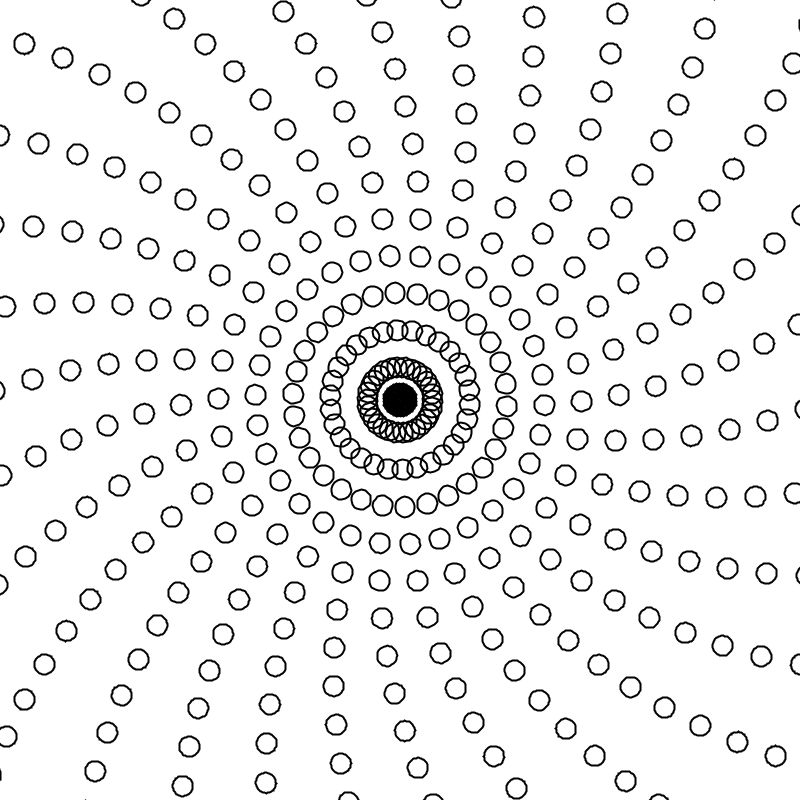
Frame 1 (no input)
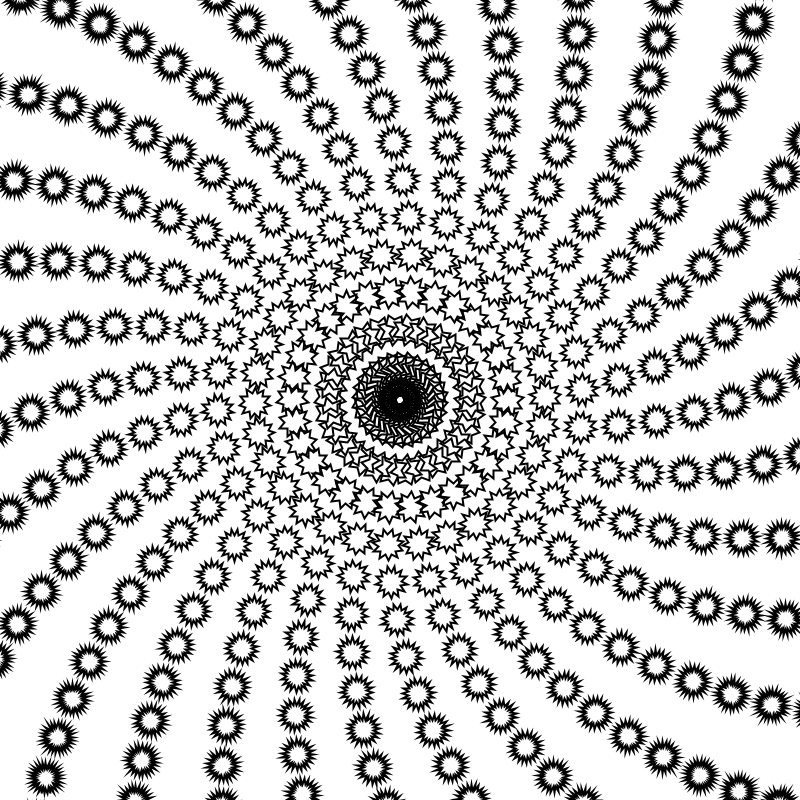
Frame 60 (the mouse pressed at the canvas centre just before this capture)
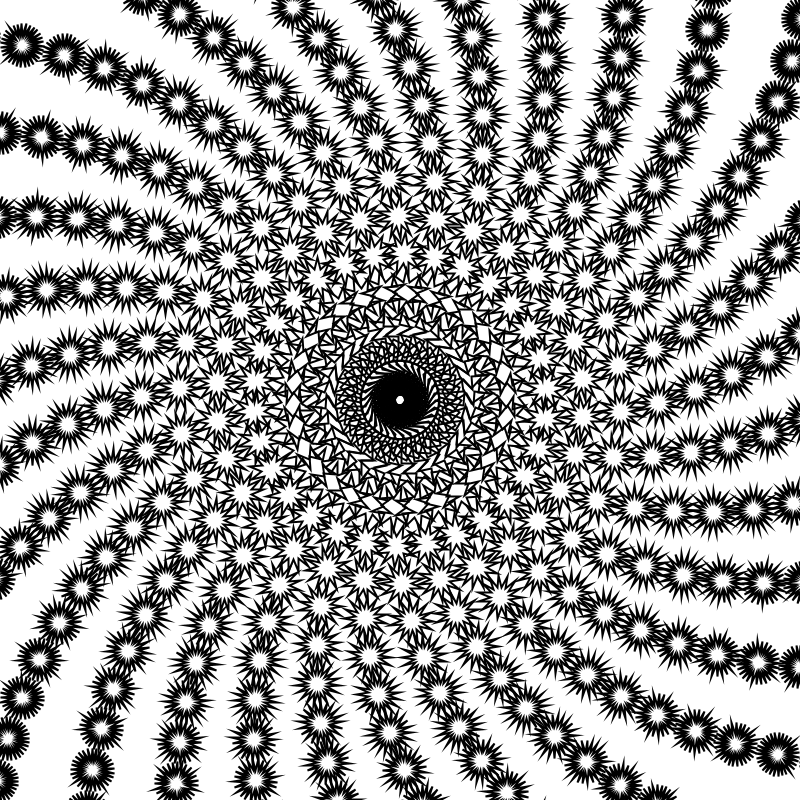
Frame 120 (the mouse held since frame 60 and released just before this capture)

The Processing sketch that drew these frames (run headless with seeded random() and noise(); from frame 60 on, the mouse is pressed at the canvas centre):

// Processing sketch: mandalaTest
// ── mandalaTest.pde
int numLayers = 6;
int shapesPerLayer = 12;
float maxRadius, angleOffset, time;
int spikeDir = 1;
float shapeSpike = 1.0;
float spikeSpeed = 0.01;
float radius = 10;
float offSet = 180;
float colVal;
int val = 5;

void setup() {
  size(800, 800);
  maxRadius = width * 0.4;
  angleOffset = PI / 180;
  colorMode(HSB);
  noFill();
  strokeWeight(2);
}

void draw() {
  background(255);
  translate(width / 2, height / 2);
  numLayers = 16;
  shapesPerLayer = 30;
  maxRadius = width * 0.7;
  angleOffset = PI / offSet; //180
  offSet += 0.1;
  radius = 10;
  //time = 0;
  spikeSpeed = 0.01;
  colVal += 1;
  shapeSpike += spikeSpeed*spikeDir;
  if(shapeSpike > 3 || shapeSpike < -2) spikeDir *= -1;
  for (int layer = 0; layer < numLayers; layer++) {
    float layerRadius = map(layer, 0, numLayers - 1, 0, maxRadius);
    float speedFactor = sin(time * 0.004 + layer * 0.2) * 0.01;
    float baseRotation = time * 0.01 + layer * angleOffset * 10;

    for (int i = 0; i < shapesPerLayer; i++) {
      float angle = TWO_PI / shapesPerLayer * i + baseRotation;
      float x = layerRadius * cos(angle);
      float y = layerRadius * sin(angle);
      pushMatrix();
      translate(x, y);
      rotate(angle + time * speedFactor);
      drawShape(layer * 2 + 3);
      popMatrix();
    }
  }
  time += 0.30;
  val = 5;
}

void drawShape(int numPoints) {
  //float radius = 10;
  beginShape();
  noFill();
  //stroke(colVal%255, 255, 255);
  for (int i = 0; i < numPoints * 2; i++) {
    float angle = PI / numPoints * i;
    float r = (i % 2 == 0) ? radius : radius * shapeSpike;
    float x = r * cos(angle)-val;
    float y = r * sin(angle)-val;
    vertex(x, y);
  }
  endShape(CLOSE);
}
